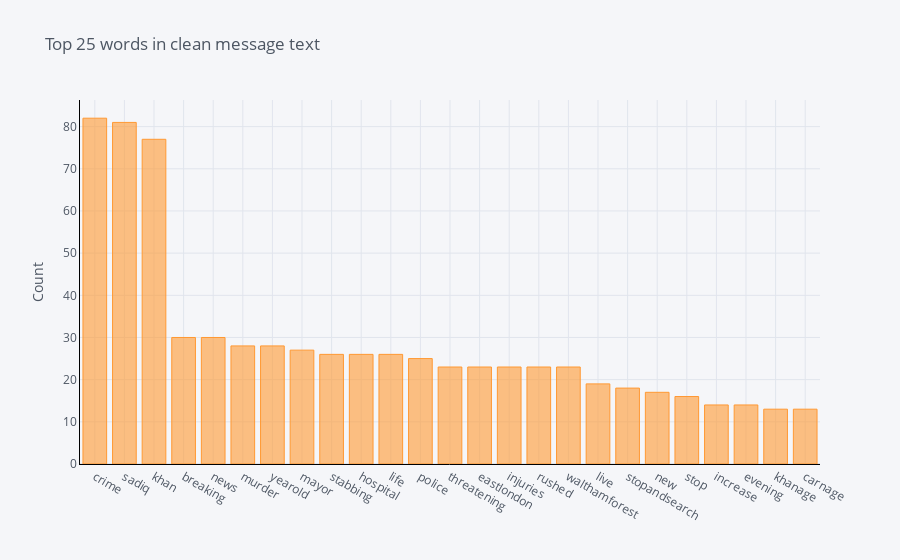
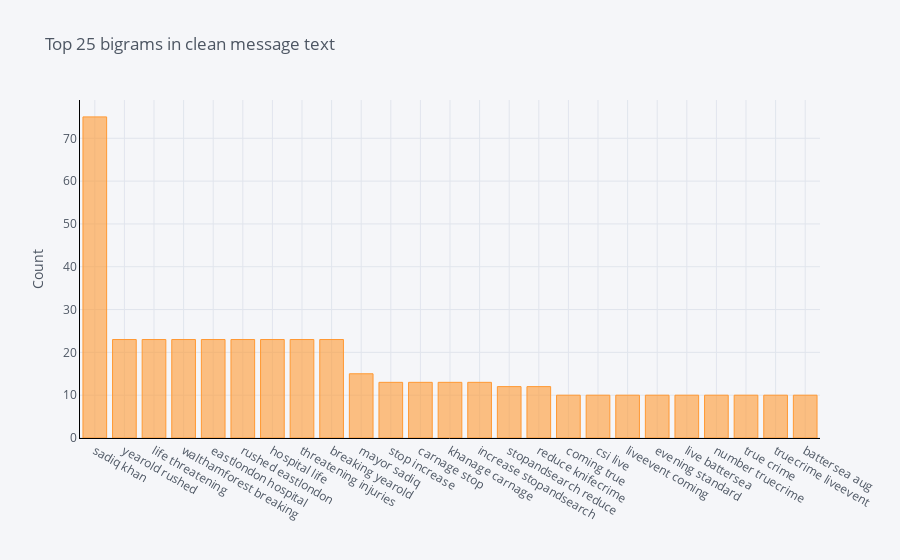
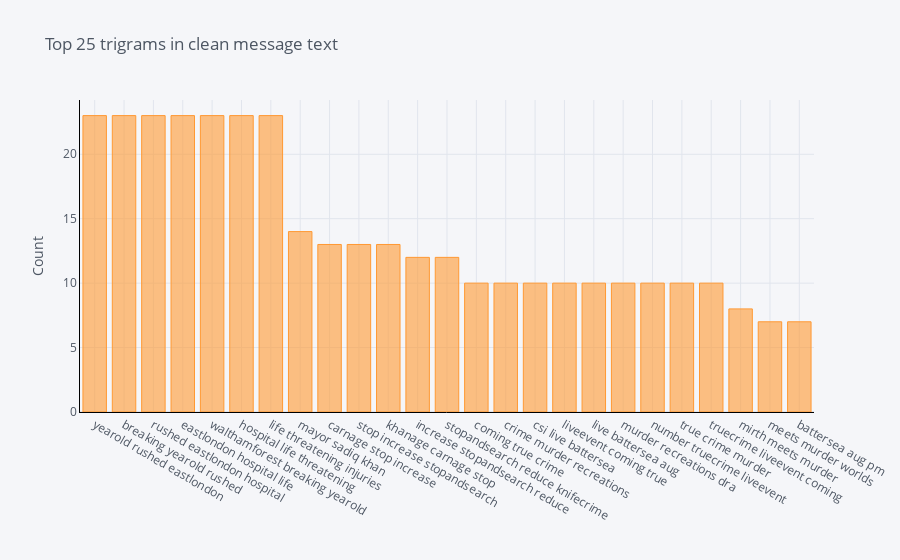

Notebook code for these charts, in order:
### Code cell
tw_nlp.plot_ngrams(pruned_tweets[pruned_tweets.target==0], 'Clean_MessageText')

### Figure 1 — Plotly figure (JSON) as saved in the notebook; plotly's stock layout.template omitted (floating-point values rounded to 4 significant figures)
{"data": [{"marker": {"color": "rgba(255, 153, 51, 0.6)", "line": {"color": "rgba(255, 153, 51, 1.0)", "width": 1}}, "name": "count", "orientation": "v", "text": "", "type": "bar", "x": ["crime", "sadiq", "khan", "breaking", "news", "murder", "yearold", "mayor", "stabbing", "hospital", "life", "police", "threatening", "eastlondon", "injuries", "rushed", "walthamforest", "live", "stopandsearch", "new", "stop", "increase", "evening", "khanage", "carnage"], "y": [82, 81, 77, 30, 30, 28, 28, 27, 26, 26, 26, 25, 23, 23, 23, 23, 23, 19, 18, 17, 16, 14, 14, 13, 13]}], "layout": {"legend": {"bgcolor": "#F5F6F9", "font": {"color": "#4D5663"}}, "paper_bgcolor": "#F5F6F9", "plot_bgcolor": "#F5F6F9", "title": {"font": {"color": "#4D5663"}, "text": "Top 25 words in clean message text"}, "xaxis": {"gridcolor": "#E1E5ED", "linecolor": "black", "showgrid": true, "tickfont": {"color": "#4D5663"}, "title": {"font": {"color": "#4D5663"}, "text": ""}, "zerolinecolor": "#E1E5ED"}, "yaxis": {"gridcolor": "#E1E5ED", "linecolor": "black", "showgrid": true, "tickfont": {"color": "#4D5663"}, "title": {"font": {"color": "#4D5663"}, "text": "Count"}, "zerolinecolor": "#E1E5ED"}}}

### Figure 2 — Plotly figure (JSON) as saved in the notebook; plotly's stock layout.template omitted (floating-point values rounded to 4 significant figures)
{"data": [{"marker": {"color": "rgba(255, 153, 51, 0.6)", "line": {"color": "rgba(255, 153, 51, 1.0)", "width": 1}}, "name": "count", "orientation": "v", "text": "", "type": "bar", "x": ["sadiq khan", "yearold rushed", "life threatening", "walthamforest breaking", "eastlondon hospital", "rushed eastlondon", "hospital life", "threatening injuries", "breaking yearold", "mayor sadiq", "stop increase", "carnage stop", "khanage carnage", "increase stopandsearch", "stopandsearch reduce", "reduce knifecrime", "coming true", "csi live", "liveevent coming", "evening standard", "live battersea", "number truecrime", "true crime", "truecrime liveevent", "battersea aug"], "y": [75, 23, 23, 23, 23, 23, 23, 23, 23, 15, 13, 13, 13, 13, 12, 12, 10, 10, 10, 10, 10, 10, 10, 10, 10]}], "layout": {"legend": {"bgcolor": "#F5F6F9", "font": {"color": "#4D5663"}}, "paper_bgcolor": "#F5F6F9", "plot_bgcolor": "#F5F6F9", "title": {"font": {"color": "#4D5663"}, "text": "Top 25 bigrams in clean message text"}, "xaxis": {"gridcolor": "#E1E5ED", "linecolor": "black", "showgrid": true, "tickfont": {"color": "#4D5663"}, "title": {"font": {"color": "#4D5663"}, "text": ""}, "zerolinecolor": "#E1E5ED"}, "yaxis": {"gridcolor": "#E1E5ED", "linecolor": "black", "showgrid": true, "tickfont": {"color": "#4D5663"}, "title": {"font": {"color": "#4D5663"}, "text": "Count"}, "zerolinecolor": "#E1E5ED"}}}

### Figure 3 — Plotly figure (JSON) as saved in the notebook; plotly's stock layout.template omitted (floating-point values rounded to 4 significant figures)
{"data": [{"marker": {"color": "rgba(255, 153, 51, 0.6)", "line": {"color": "rgba(255, 153, 51, 1.0)", "width": 1}}, "name": "count", "orientation": "v", "text": "", "type": "bar", "x": ["yearold rushed eastlondon", "breaking yearold rushed", "rushed eastlondon hospital", "eastlondon hospital life", "walthamforest breaking yearold", "hospital life threatening", "life threatening injuries", "mayor sadiq khan", "carnage stop increase", "stop increase stopandsearch", "khanage carnage stop", "increase stopandsearch reduce", "stopandsearch reduce knifecrime", "coming true crime", "crime murder recreations", "csi live battersea", "liveevent coming true", "live battersea aug", "murder recreations dra", "number truecrime liveevent", "true crime murder", "truecrime liveevent coming", "mirth meets murder", "meets murder worlds", "battersea aug pm"], "y": [23, 23, 23, 23, 23, 23, 23, 14, 13, 13, 13, 12, 12, 10, 10, 10, 10, 10, 10, 10, 10, 10, 8, 7, 7]}], "layout": {"legend": {"bgcolor": "#F5F6F9", "font": {"color": "#4D5663"}}, "paper_bgcolor": "#F5F6F9", "plot_bgcolor": "#F5F6F9", "title": {"font": {"color": "#4D5663"}, "text": "Top 25 trigrams in clean message text"}, "xaxis": {"gridcolor": "#E1E5ED", "linecolor": "black", "showgrid": true, "tickfont": {"color": "#4D5663"}, "title": {"font": {"color": "#4D5663"}, "text": ""}, "zerolinecolor": "#E1E5ED"}, "yaxis": {"gridcolor": "#E1E5ED", "linecolor": "black", "showgrid": true, "tickfont": {"color": "#4D5663"}, "title": {"font": {"color": "#4D5663"}, "text": "Count"}, "zerolinecolor": "#E1E5ED"}}}
